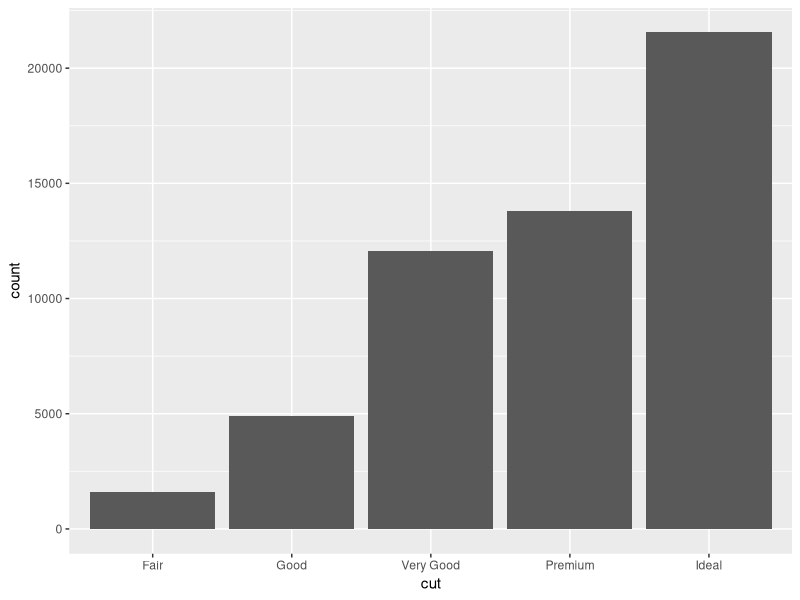
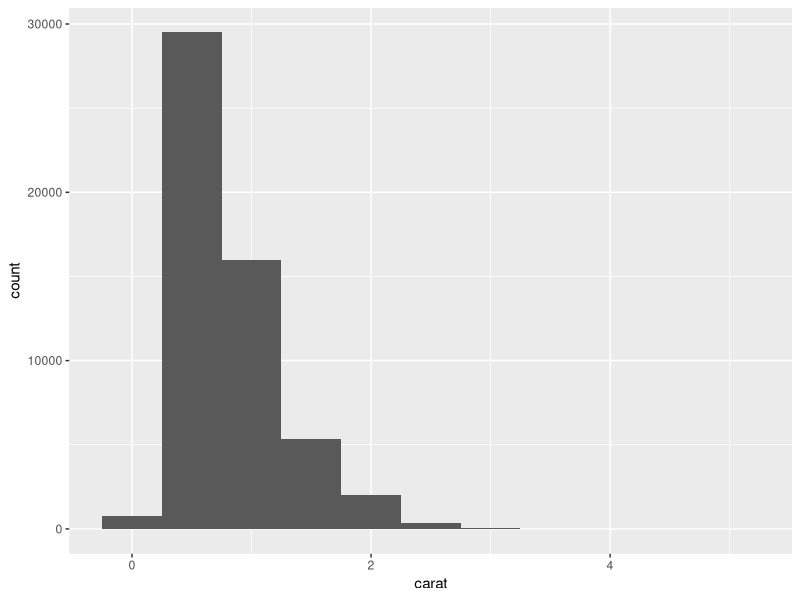
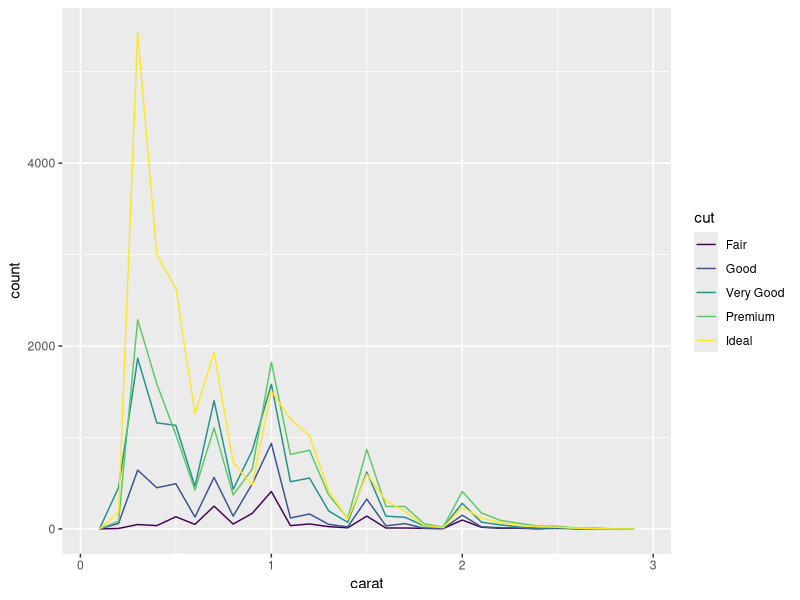

Write the R code that produced these figures, in order.
library(tidyverse)

# plot
ggplot(data = diamonds) + 
 geom_bar(mapping = aes(x = cut))

# count 
diamonds %>% 
  count(cut)

# A variable is continuous 
ggplot(data = diamonds) +
  geom_histogram(mapping = aes(x = carat), binwidth = 0.5)

# count
diamonds %>% 
  count(cut_width(carat, 0.5))

#overlay multiple histograms in the same plot
smaller <- diamonds %>% 
  filter(carat < 3)
ggplot(data = smaller, mapping = aes(x = carat, colour = cut)) +
  geom_freqpoly(binwidth = 0.1)
